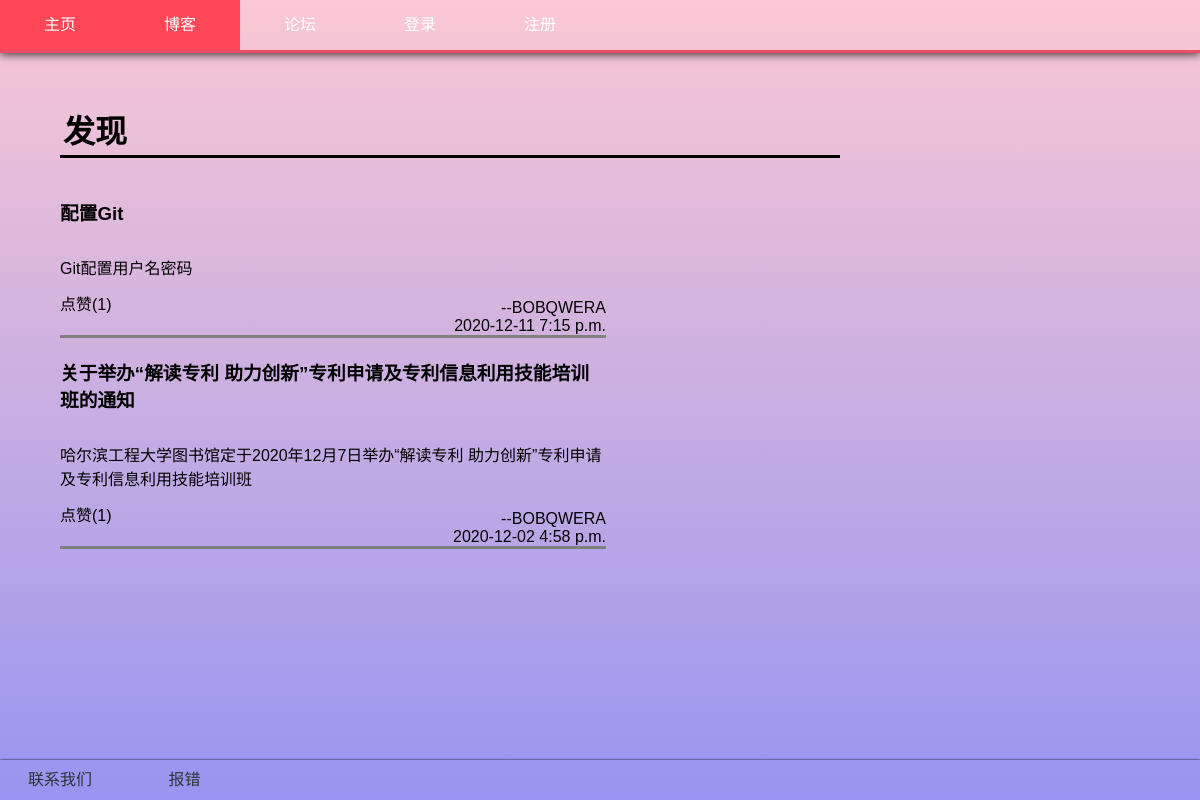
Page /blog/ (signed in) on the committed database.
### blog/models.py (models this page shows, shortened)
class Blog(models.Model):
    author = models.ForeignKey(User,on_delete=models.CASCADE)
    headline = models.CharField(max_length=50)
    text = models.TextField()
    pub_time = models.DateTimeField(auto_now_add=True)
    update_time = models.DateTimeField(auto_now=True)
    hits = models.IntegerField(default=0)
    number_of_likes = models.IntegerField(default=0)
    share = models.BooleanField(default=False)
    abstract = models.CharField(max_length=100,default='暂无简介，进来看看吧')
    ex = models.ForeignKey(Examine,on_delete=models.CASCADE)
    class Meta:
        ordering = ['-pub_time']

### user/models.py (models this page shows, shortened)
class User(models.Model):
    username=models.CharField(max_length=20,unique=True)
    nickname=models.CharField(max_length=20)
    password=models.CharField(max_length=100)
    telephone=models.CharField(max_length=15)
    email=models.EmailField()
    usertype=models.CharField(max_length=2,choices=USER_TYPE_CHOICES)
    credit = models.IntegerField(default=100)
    score = models.IntegerField(default=0)
    face = models.FileField(upload_to='img',null=True,blank=True)
    friend = models.ManyToManyField('self',related_name='friends')
    friend_apply = models.ManyToManyField('self',through='Apply')
    last_logined = models.DateTimeField(auto_now_add=True)
    last_signed  = models.DateTimeField(auto_now_add=True)
    ex = models.ForeignKey(Examine,on_delete=models.CASCADE)

### blog/views.py (the view)
# urls.py: path('',views.index,name = 'blog'),
def index(request):
    message = {}
    message.update(function._get_logined_message(request))
    message.update(function._get_blog_message(request))
    return render(request,'blog/blog.html',message)

### function.py (called while the page is built, shortened)
def _get_blog(username=False, shared=True, ex_name='综合管理'):
    if username:
        if shared:
            return Blog.objects.filter(author__username=username).filter(share=True).filter(ex__name=ex_name)
        else:
            return Blog.objects.filter(author__username=username).filter(ex__name=ex_name)
    else:
        if shared:
            return Blog.objects.filter(share=True).filter(ex__name=ex_name)
        else:
            return Blog.objects.all().filter(ex__name=ex_name)

def _get_blog_message(request, shared=True):
    message = {'has_blog': False, 'more': False}
    articles = _get_blog(shared=shared)
    if articles:
        message['has_blog'] = True
    message['articles'] = articles[:20]
    if len(articles) > 20:
        message['more'] = True
    if _logined(request):
        personal_message = _get_space_message(_logined(request), False)
        message['personal_blog'] = personal_message['articles']
        message['not_has_personal_blog'] = not personal_message['has_blog']
    return message

def _get_cookie_from_request(request):
    if 'Cookie' not in request.headers:
        return {}
    cookie_string = request.headers['Cookie']
    cookie_dict = {}
    for cookie in cookie_string.split('; '):
        name, value = cookie.split('=')
        cookie_dict[name] = value
    return cookie_dict

def _get_logined_message(request):
    message = {'logined': False}
    username = _logined(request)
    if username:
        message = {'logined': True, 'username': username}
        user = _get_user_by_username(username)
        if user.usertype == 'SU':
            message['SU'] = True
    return message

def _logined(request):
    cookie = _get_cookie_from_request(request)
    if 'username' not in cookie.keys() or 'sessionid' not in cookie.keys():
        return False

### templates/blog/blog.html (shortened to what this page needs)
{% extends 'base.html' %}
{% block css %}
<link rel="stylesheet" href="/static/css/button.css">
<link rel="stylesheet" href="/static/css/space.css">
<link rel="stylesheet" href="/static/css/blog.css">
{% endblock css %}
{% block body %}
<h1 id="username">发现</h1>
<div class="blog">
    {% if has_blog %}
    {% for article in articles %}
    <a class="article" href="/blog/article/{{article.id}}/">
        <h3>{{article.headline}}</h3>
        <p>{{article.abstract}}</p>
        <p class="like">点赞({{article.number_of_likes}})</p>
        <p class="author">--{{article.author.username}}</p>
        <p class="pub-time">{{article.pub_time|date:'Y-m-d P'}}</p>
    </a>
    {% endfor %}
    {% else %}
    <div class="none"><p>空空如也~</p></div>
    {% endif %}
</div>
{% endblock %}

### static/css/header.css (style rules this page uses)
* { margin: 0; padding: 0; outline: 0; border: 0; }
html,body { height: 100%; width: 100%; }
body { font-family: Arial, "Helvetica Neue", Helvetica, sans-serif; background-image: linear-gradient(to top, #9795f0 0%, #fbc8d4 100%); background-attachment: fixed; }

### static/css/space.css (style rules this page uses)
#username { margin-left: 5%; margin-top: 50px; margin-right: 30%; padding: 3px; border-bottom: 3px solid; }
.blog { margin-left: 5%; margin-top: 20px; height: calc(100% - 270px); width: 65%; overflow: scroll; }
.article { display: block; text-decoration: none; color: black; margin-top: 20px; width: 70%; border-bottom: 3px solid gray; position: relative; transition: .4s; }
.article h3 { margin-bottom: 10px; }
.article p { padding: 20px 0; }

### static/css/blog.css (style rules this page uses)
p.author { width: 100%; text-align: right; margin: 0; padding: 0; }
p.pub-time { width: 100%; text-align: right; margin: 0; padding: 0; }
p.like { display: inline-block; position: absolute; bottom: 0; }

### rows in the picture
Blog: headline "配置Git", abstract "Git配置用户名密码", number_of_likes "1", author.username "BOBQWERA", pub_time "2020-12-11 7:15 p.m."
Blog: headline "关于举办“解读专利 助力创新”专利申请及专利信息利用技能培训班的通知", abstract "哈尔滨工程大学图书馆定于2020年12月7日举办“解读专利 助力创新”专利申请及专利信息利用技能培训班", number_of_likes "1", author.username "BOBQWERA", pub_time "2020-12-02 4:58 p.m."
